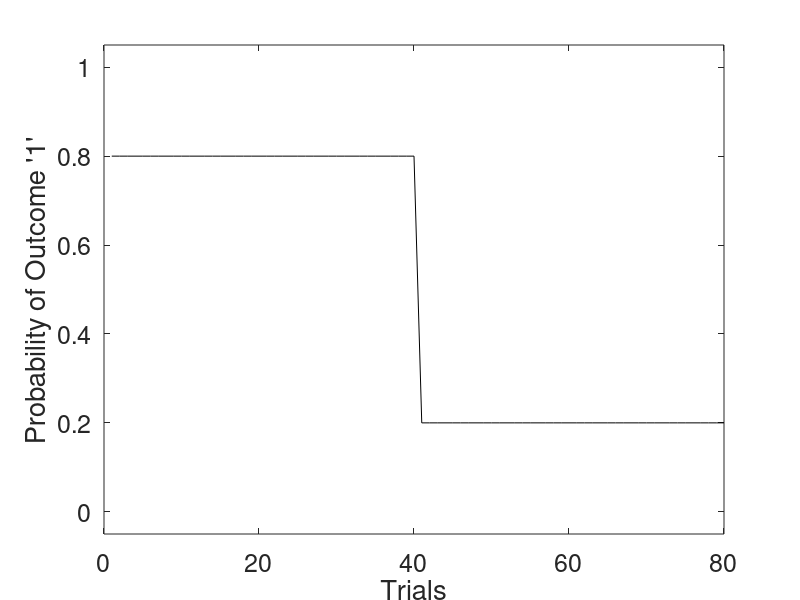
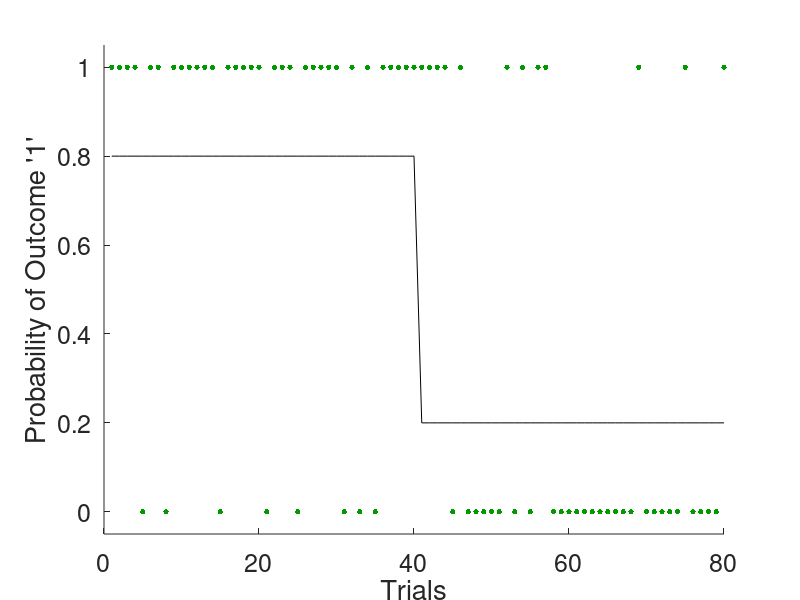

Write MATLAB code to recreate these figures, in order. (Note: this script raises an error after producing the figures.)
 %--------------------------------------------------------------------------
% The purpose of this tutorial is to show you the first steps to enable you
% to use the HGF and RW models and it consists of several parts:
%
% PART 1: Generating an experimental design 
%   -> Generating a probability structure 
%   -> Generate corresponding experimental inputs
%
% PART 2: Simulating an ideal observer
%   -> Estimating Bayes-optimal parameters given the input structure 
%   -> Simulating responses of an ideal observer
%
% PART 3: Model inversion
%   -> Inverting the HGF model
%   -> Inspect parameter identifiability 
%   -> Visualize inferred belief trajectories.
%
% PART 4: Invert a Rescorla-Wagner model
%   -> Inverting the Rescorla-Wagner model
%   -> Compare learning rates of the two models
%
%--------------------------------------------------------------------------


%% Defaults
random_seed = 999; % Random seed for simulations
% Sets axis font size (this may depend on your screen size, you can
% increase it to 20, if the font is too small or decrease it).
set(0,'defaultAxesFontSize', 18); 


%% PART 1: Load input for a task
% Now let's generate some input sequence by sampling from the true 
% probabilities
rng(random_seed); % Set random seed to make sure, we all see the same results
u = load('vnet_task_example_inputs.txt');

%% PART 2: What is the task structure?
% Array that indicates the probability of the binary outcome = 1 for each
% experimental block
prob_struct = [0.8, 0.8, 0.20, 0.20];
n_trials    = 20;                  % Number of trials within a block
n_blocks    = length(prob_struct); % Number of blocks
last_trial  = n_trials*n_blocks;   % Get last trial (for plotting)

% Create the volatility structure for all trials
vol_struct = repmat(prob_struct, n_trials, 1); 
vol_struct = vol_struct(:);

% Let's see what it looks like
figure('units','normalized','outerposition',[0 0 .96 1])
plot(vol_struct, 'k');
xlim([0, last_trial]);
ylim([-0.05, 1.05]);
xlabel('Trials')
ylabel('Probability of Outcome ''1''')

% Let's add them to the plot
figure('units','normalized','outerposition',[0 0 .96 1])
hold on;
plot(vol_struct, 'k');
plot(u,'.', 'Color', [0 0.6 0], 'MarkerSize', 12);
hold off;
xlim([0, last_trial]);
ylim([-.05, 1.05]);
xlabel('Trials')
ylabel('Probability of Outcome ''1''')


%% PART 2: Obtain Bayes-optimal parameters
% We will now simulate parameters of an artifical learner that sees the
% input we just generated. This is useful for example to determine starting
% values, when inverting the behavioral data of actual participants or to
% verify identifiability of parameters or a model space a priori.

% Get Bayes optimal parameters given the input
bopars = tapas_fitModel([], u(:,1),...           % experimental input
    'tapas_hgf_ar1_binary_config',...           % perceptual model function
    'tapas_bayes_optimal_binary_config',... % observational model function
    'tapas_quasinewton_optim_config');      % optimization function
tapas_hgf_ar1_binary_plotTraj(bopars);
hold on; plot(vol_struct,'k:'); hold off; % Plot volatility structure 

% The only parameter whose Bayes optimal values we've estimated is $\omega$. 
% This is the tonic volatility in the HGF. At the first level, $\omega_1$ 
% is undefined (NaN) because in the binary HGF the first level is discrete, 
% not continuous. 
% At the second level, we find an optimal value of, for example, 
% $\omega_2=-3.43$, and at the third level one of, for example, 
% $\omega_3=-6.01$ (this will vary on different runs of this script).
% 
% The other parameters are fixed to a particular value because their prior 
% variance has been set to zero in the configuration file 
% tapas_hgf_binary_config.m. This means that their posterior means,
% displayed here, are the same as the prior means set in 
% tapas_hgf_binary_config.m.
% 
% Their meanings are:% 
% * $\mu_0$ and $\sigma_0$ are the initial values of the perceptual state
% * $\rho$ is a drift parameter, fixed to zero (ie, no drift) in this 
% example
% * $\kappa$ is a parameter that describes the coupling between the 
% different levels of the HGF, fixed to 1 in this example
% 
% For model comparison purposes, several measures of model quality are given 
% by fitModel. The most important of these is the log-model evidence (LME).


%% PART 2: Simulate behaviour of an ideal observer
% We will now simulate how this agent would respond to seeing this input.
sim = tapas_simModel(u(:,1),...
    'tapas_hgf_ar1_binary', bopars.p_prc.p,...
    'vnet_linear_binary', [log(10) 0 0 log(log(20))],...
    random_seed);
tapas_hgf_ar1_binary_plotTraj(sim);
hold on; plot(vol_struct, 'k:'); hold off; % Plot volatility structure 

% We simulate an agent's responses using the simModel function. To do 
% that, we simply choose the optimal values for the parameters. 
% But in addition to the perceptual model _hgf_binary_, we now 
% need a response model. Here, we take the unit square sigmoid model, 
% tapas_unitsq_sgm_, with parameter $\zeta=5$. The last argument is an 
% optional seed for the random number generator.


%% PART 3: Model Inversion
% Now, we will invert the model on the experimental input (u) and the
% responses we just simulated (y). If you are inverting the model using
% real data you need to pass participants' responses instead of sim.y to
% tapas_fitModel.

est = tapas_fitModel(sim.y, sim.u,...
    'tapas_hgf_ar1_binary_config',...
    'vnet_linear_binary_config',...
    'tapas_quasinewton_optim_config');

% When we inspect the parameters that we used to simulate behavior (found
% in the 'sim' structure) and the recovered parameters that we obtained 
% from inverting the model on the simulated responses (found in the 'est'
% structure), we see that they closely correspond to each other. Good.
fprintf('Parameters of ideal observer:\n omega: %.4f\n m: %.4f\n\n',...
    sim.p_prc.om(2), sim.p_prc.m(3))
fprintf('Recovered parameters:\n omega: %.4f\n m: %.4f\n\n',...
    est.p_prc.om(2), est.p_prc.m(3))


%% PART 3: Investigate parameter identifiability
% To check how well the parameters could be identified, we can take a look 
% at their posterior correlation. This gives us an idea to what degree 
% changing one parameter value can be compensated by changing another. Of 
% course changing a parameter is fully equivalent to changing that same 
% parameter, therefore the values on the diagonal of the correlation matrix 
% are all 1. However, it would be worrisome if changing one parameter's 
% value were equivalent to changing another in the same direction 
% (correlation = +1) or in the opposite direction (correlation = -1). In 
% these cases the two parameters cannot be identified independently and 
% one of them needs to be fixed. The other parameter can then be estimated 
% conditional on the value of the one that has been fixed.

tapas_fit_plotCorr(est)
colormap(flipud(gray))                 % Change colormap to gray
add_values_to_imagesc(est.optim.Corr); % Add correlation values to plot
 
% In this case, there is nothing to worry about. Unless their correlation 
% is very close to +1 or -1, two parameters are identifiable, meaning that 
% they describe distinct aspects of the data.

% The posterior parameter correlation matrix is stored in est.optim.Corr
disp(est.optim.Corr)
 
% While the posterior parameter covariance matrix is stored in 
% est.optim.Sigma
disp(est.optim.Sigma)

% Posterior means
% The posterior means of the estimated as well as the fixed parameters can 
% be found in est.p_prc for the perceptual model and in est.p_obs for the 
% observation model:
disp(est.p_prc)
disp(est.p_obs)
 
% The posterior means are contained in these structures separately by name 
% (e.g., om for $\omega$) as well as jointly as a vector $p$ in their 
% native space and as a vector $p_{\mathrm{trans}}$ in their transformed 
% space (ie, the space they are estimated in). For details, see the manual.


%% PART 3: Inferred belief trajectories
% As with the simulated trajectories, we can plot the inferred belief 
% trajectories implied by the estimated parameters.
tapas_hgf_ar1_binary_plotTraj(est);
hold on; plot(vol_struct, 'k:'); hold off; % Plot volatility structure 

% These trajectories can be found in est.traj:
disp(est.traj);


%% PART 4: Inverting a Reescorla-Wagner Model
% Next, let's try to fit the same data using a different perceptual model 
% while keeping the same response model. We will take the Rescorla-Wagner
% model, which can be found in tapas_rw_binary.

est_rw = tapas_fitModel(sim.y,...
                       sim.u,...
                       'tapas_rw_binary_config',...
                       'vnet_linear_binary_config',...
                       'tapas_quasinewton_optim_config');
                   
% The single estimated perceptual parameter is the constant learning rate 
% $\alpha$.

% Just as for _hgf_binary_, we can plot posterior correlations and inferred 
% trajectories for this model.

% Plot Correlation
tapas_fit_plotCorr(est_rw)
colormap(flipud(gray))                    % Change colormap to gray
add_values_to_imagesc(est_rw.optim.Corr); % Add correlation values to plot

% Plot Trajectory
tapas_rw_binary_plotTraj(est_rw);
hold on; plot(vol_struct, 'k:'); hold off; % Plot volatility structure 


%% PART 4: Compare learning rates: HGF versus Rescorla-Wagner
% Now let's compare the learning rates for the two models. To do this, we
% first need to compute them.
lr_rw = est_rw.p_prc.al.*ones(size(est_rw.traj.v(:,1),1),1);
lr_hgf_low_lvl = est.traj.muhat(:,1).*(1-est.traj.muhat(:,1)).*est.traj.sahat(:,2);
lr_hgf_high_lvl = est.traj.muhat(:,1).*(1-est.traj.muhat(:,1)).*est.traj.sahat(:,3).*est.traj.w(:,2);

% Now we can plot them.
figure('units','normalized','outerposition',[0 0 .96 1])
hold on;
plot(lr_rw, 'b');
plot(lr_hgf_low_lvl, 'r');
plot(lr_hgf_high_lvl, 'c');
plot(u,'.', 'Color', [0 0.6 0], 'MarkerSize', 12); % Plot input
plot(vol_struct, 'k:'); % Plot volatility structure
hold off;
xlim([1 last_trial]);
ylim([-0.05, 1.05])
title('Learning Rates: RW versus HGF');
xlabel('Trials');
ylabel('Learning Rates');
legend('RW', 'HGF Low lvl', 'HGF High lvl', 'Input', 'Probability',...
    'Position', [0.78 0.6 0.1 0.2]);
